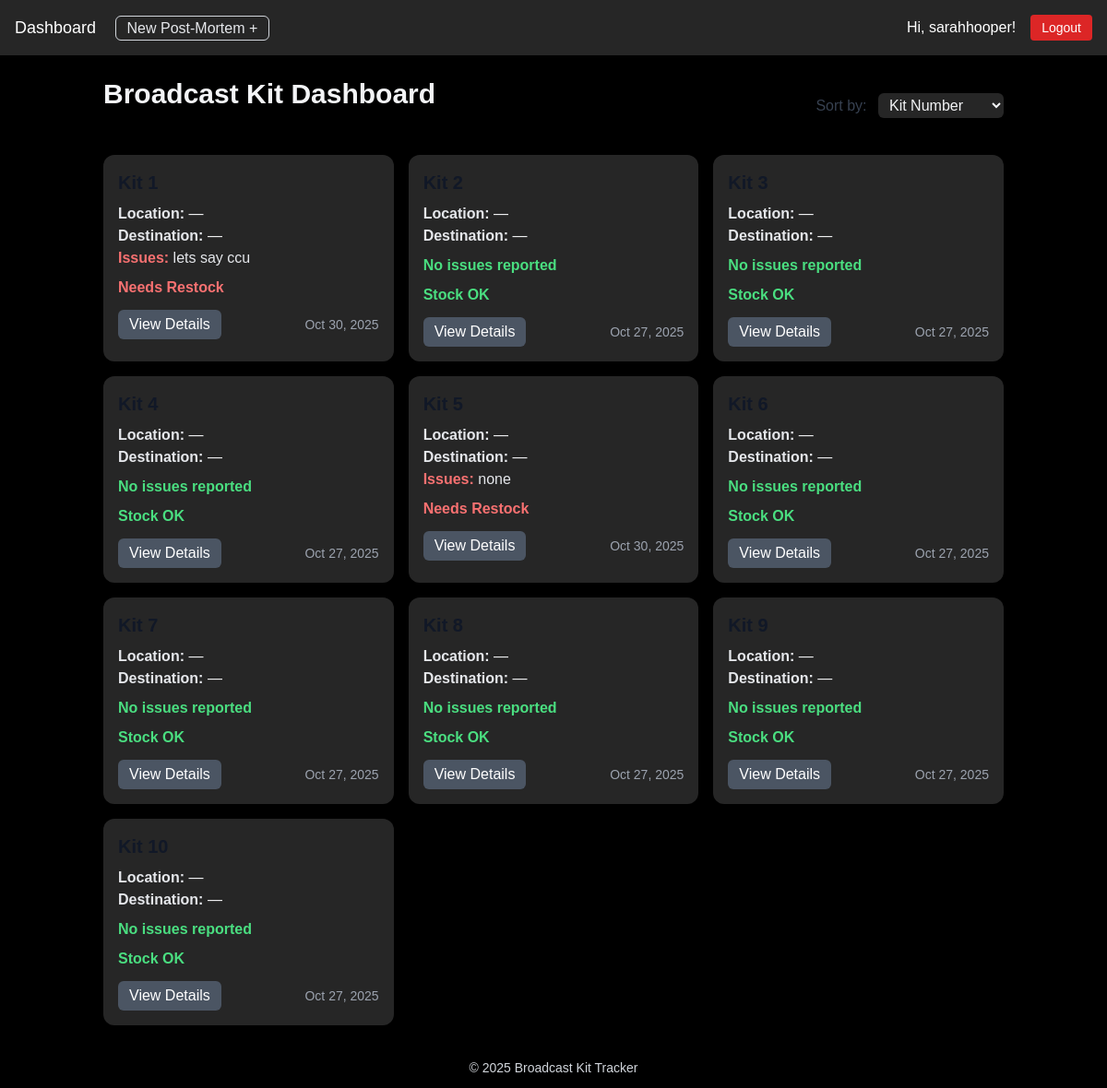
Page /dashboard/ (signed in) on the earlier database version.
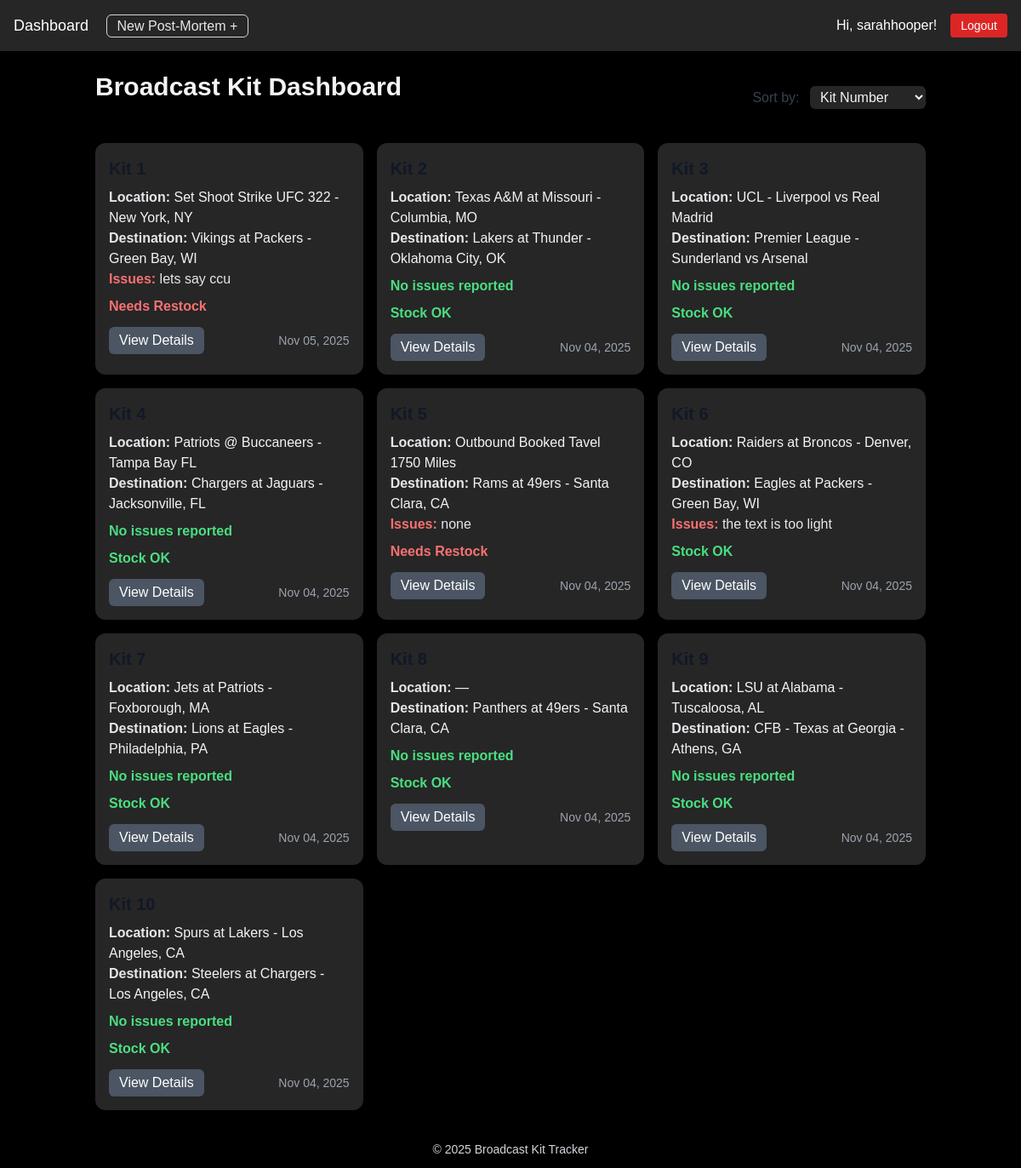
Same page on the later database version.
### core/models.py (models this page shows, shortened)
class Kit(models.Model):
    name = models.CharField(max_length=120)
    current_location = models.CharField(max_length=100, blank=True, default="")
    destination_location = models.CharField(max_length=100, blank=True, default="")
    issues = models.TextField(blank=True, null=True)
    needs_restock = models.BooleanField(default=False)
    updated_at = models.DateTimeField(auto_now=True)

### core/views.py (the view)
# urls.py: path('dashboard/', views.dashboard, name='dashboard'),
@login_required
def dashboard(request):
    theme = request.session.get('theme', 'light')
    sort_option = request.GET.get('sort', 'name')  # default sort
    if sort_option == 'latest':
        kits = Kit.objects.all().order_by('-updated_at')  # ✅ sort by last update
    elif sort_option == 'number':
        kits = Kit.objects.all().order_by('name')
    else:
        kits = Kit.objects.all()
    return render(request, 'core/dashboard.html', {'kits': kits, 'sort_option': sort_option, 'theme': theme})

### core/context_processors.py (called while the page is built)
def theme_context(request):
    return {'theme': request.session.get('theme', 'light')}

### core/templates/core/dashboard.html (shortened to what this page needs)
{% extends 'core/base.html' %}
{% block content %}
<div class="flex justify-between items-center mb-6">
    <h1 class="text-3xl font-bold mb-6 text-gray-100">
      Broadcast Kit Dashboard
    </h1>
    <form method="get">
        <label for="sort" class="text-gray-700 dark:text-gray-300 mr-2">Sort by:</label>
        <select name="sort" id="sort"
                class="bg-neutral-800 text-gray-100 px-2 py-1 rounded-md"
                onchange="this.form.submit()">
          <option value="number" {% if sort_option == 'number' %}selected{% endif %}>Kit Number </option>
        </select>
    </form>
</div>
<div class="grid grid-cols-1 md:grid-cols-2 lg:grid-cols-3 gap-4">
  {% for kit in kits %}
    <div class="bg-neutral-800 text-gray-100
                p-4 rounded-xl shadow-md transition-colors duration-300">
      <h2 class="text-xl font-semibold text-gray-900 dark:text-gray-100 mb-2">
      </h2>
      <p><strong class="text-gray-200">Location:</strong> {{ kit.current_location|default:"—" }}</p>
      <p><strong class="text-gray-200">Destination:</strong> {{ kit.destination_location|default:"—" }}</p>
      {% if kit.issues %}
        <p><strong class="text-red-400">Issues:</strong>
          <span class="text-gray-200">{{ kit.issues }}</span>
        </p>
      {% else %}
        <p class="text-green-400 font-semibold mt-2">No issues reported</p>
      {% endif %}
      {% if kit.needs_restock %}
        <p class="text-red-400 font-semibold mt-2">Needs Restock</p>
      {% else %}
        <p class="text-green-400 font-semibold mt-2">Stock OK</p>
      {% endif %}
      <div class="flex justify-between items-center mt-3">
          <a href="{% url 'view_kit' kit.id %}"
             class="inline-block bg-gray-600 text-white
                    px-3 py-1 rounded-md hover:bg-gray-700
                    transition-colors duration-300">
             View Details
          </a>
          <span class="text-sm text-gray-400">
            {{ kit.updated_at|date:"M d, Y" }}
          </span>
        </div>
    </div>
  {% endfor %}
</div>
{% endblock %}

### core/templates/core/base.html (shortened to what this page needs)
{% load static %}
<!DOCTYPE html>
<link rel="stylesheet" href="/static/styles.css">
<html lang="en">
<head>
    <script src="https://cdn.tailwindcss.com"></script>
</head>
<body style="background-color: black">
  <nav class="bg-neutral-800 text-white p-4 flex justify-between items-center">
    <div>
      <a href="{% url 'dashboard' %}" class="font-family: Stolzl text-lg hover:text-gray-300">Dashboard</a>
      <a href="{% url 'create_postmortem' %}"
           class="ml-4 px-3 py-1 border border-gray-300 text-gray-200 hover:bg-gray-700 rounded-md transition">
          New Post-Mortem +
        </a>
    </div>
    <div class="flex items-center gap-4">
      {% if user.is_authenticated %}
        <span>Hi, {{ user.username }}!</span>
        <form action="{% url 'logout' %}" method="post" class="inline">
          <button type="submit"
                  class="font-family: Stolzl bg-red-600 hover:bg-red-700 px-3 py-1 rounded text-sm">
            Logout
          </button>
        </form>
      {% else %}
        <a href="/accounts/login/" class="hover:underline text-sm">Login</a>
        <a href="{% url 'signup' %}" class="hover:underline text-sm">Sign Up</a>
      {% endif %}
    </div>
  </nav>
  <main class="flex-1 container mx-auto p-6">
    {% block content %}{% endblock %}
  </main>
  <footer class="bg-black font-family: Stolzl text-gray-300 text-center py-3 mt-auto">
    <p class="text-sm">&copy; 2025 Broadcast Kit Tracker</p>
  </footer>
</body>
</html>

### static/styles.css (style rules this page uses)
body { font-family: Stolzl, sans-serif; transition: background-color 0.3s, color 0.3s; margin: 0; padding: 0; }

Differences in the rows shown:
changed Kit "lets say ccu": current_location "—" → "Set Shoot Strike UFC 322 - New York, NY"; destination_location "—" → "Vikings at Packers - Green Bay, WI"; updated_at "Oct 30, 2025" → "Nov 05, 2025"
changed Kit: current_location "—" → "Texas A&M at Missouri - Columbia, MO"; destination_location "—" → "Lakers at Thunder - Oklahoma City, OK"; updated_at "Oct 27, 2025" → "Nov 04, 2025"
changed Kit: current_location "—" → "UCL - Liverpool vs Real Madrid"; destination_location "—" → "Premier League - Sunderland vs Arsenal"; updated_at "Oct 27, 2025" → "Nov 04, 2025"
changed Kit: current_location "—" → "Patriots @ Buccaneers - Tampa Bay FL"; destination_location "—" → "Chargers at Jaguars - Jacksonville, FL"; updated_at "Oct 27, 2025" → "Nov 04, 2025"
changed Kit "none": current_location "—" → "Outbound Booked Tavel 1750 Miles"; destination_location "—" → "Rams at 49ers - Santa Clara, CA"; updated_at "Oct 30, 2025" → "Nov 04, 2025"
changed Kit: current_location "—" → "Raiders at Broncos - Denver, CO"; destination_location "—" → "Eagles at Packers - Green Bay, WI"; issues (not shown) → "the text is too light"; updated_at "Oct 27, 2025" → "Nov 04, 2025"; issues "No issues reported" → "Issues:"
changed Kit: current_location "—" → "Jets at Patriots - Foxborough, MA"; destination_location "—" → "Lions at Eagles - Philadelphia, PA"; updated_at "Oct 27, 2025" → "Nov 04, 2025"
changed Kit: destination_location "—" → "Panthers at 49ers - Santa Clara, CA"; updated_at "Oct 27, 2025" → "Nov 04, 2025"
changed Kit: current_location "—" → "LSU at Alabama - Tuscaloosa, AL"; destination_location "—" → "CFB - Texas at Georgia - Athens, GA"; updated_at "Oct 27, 2025" → "Nov 04, 2025"
changed Kit: current_location "—" → "Spurs at Lakers - Los Angeles, CA"; destination_location "—" → "Steelers at Chargers - Los Angeles, CA"; updated_at "Oct 27, 2025" → "Nov 04, 2025"
